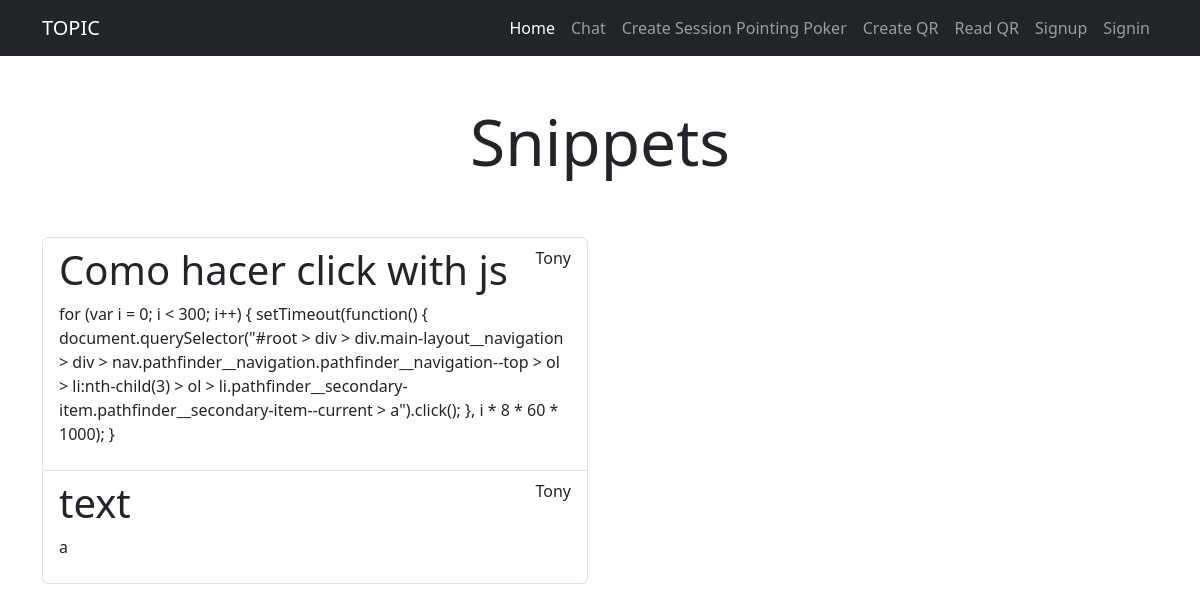
/snippets/, run on the app's committed database.
### tasks/models.py (models this page shows)
class Snippet(models.Model):
    title = models.CharField(max_length=201)
    descripcion = models.TextField(blank=True)
    language = models.CharField(max_length=50, default='Python')
    user = models.ForeignKey(User, on_delete=models.CASCADE)
    def __str__(self):
        return '{} - {}'.format(self.title,self.user)

### tasks/views.py (the view)
# urls.py: path('snippets/', views.snippets, name='snippets'),
def snippets(request):
    snippets = Snippet.objects.all()
    print(snippets)
    return render(request, 'snippets.html', {
        'tasks': snippets
    })

### tasks/templates/snippets.html (shortened to what this page needs)
{%extends 'base.html'%}
{%block content%}
<main class="container">
    <div class="row">
        <div class="col-md-6 offset-md-3">
            <h1 class="text-center display-3 py-5">Snippets</h1>
        </div>
    </div>
    <div class="row">
        <div class="col-md-6 ml-md-3">
            <ul class="list-group">
                {%for task in tasks%}
                <a class="list-group-item">
                    <header class="d-flex justify-content-between">
                        <h1>{{task.title}}</h1>
                        <p>{{task.user.username}}</p>
                    </header>
                    <p>{{task.descripcion}}</p>
                </a>
                {%endfor%}
            </ul>
        </div>
    </div>
</main>
{%endblock%}

### data on the page
Snippet: title "Como hacer click with js", user.username "Tony", descripcion "for (var i = 0; i < 300; i++) { setTimeout(function() { document.querySelector(\"#root > div > div.main-layout__navigation > div > nav.pathfinder__navigation.pathfinder__navigation--top > ol > li:nth-child(3) > ol > li.pathfinder__secondary-item.pathfinder__secondary-item--current > a\").click(); }, i * 8 * 60 * 1000); }"
Snippet: title "text", user.username "Tony", descripcion "a"
